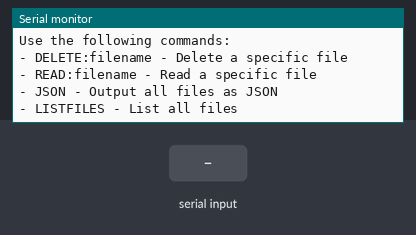
Recording of a sketch running on a simulated ESP32. Shown: the last lines printed to the serial monitor. Inputs (shaded band) come from the test bench. Storage starts empty.

Above: at 2.2 s.
2.3 s: "DELETE:\n" received over Serial
At 2.9 s:
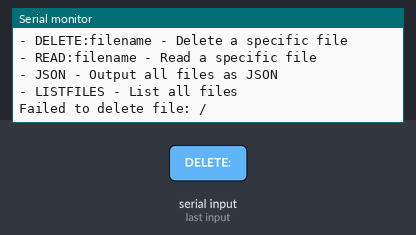
3.8 s: "READ:\n" received over Serial
At 4.4 s:
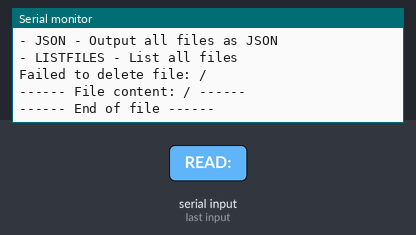
5.3 s: "JSON\n" received over Serial
At 6.0 s:
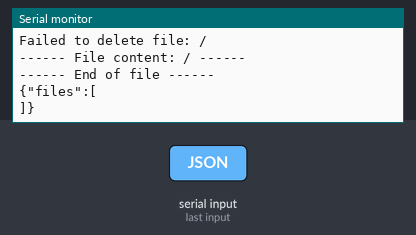

The sketch:

read_json.ino
```cpp
#include <SPIFFS.h>

void setup() {
  Serial.begin(115200);
  delay(1000);

  Serial.println("Starting to read files from SPIFFS...");

  // Initialize SPIFFS
  if(!SPIFFS.begin(true)) {
    Serial.println("SPIFFS mount failed");
    return;
  }

  // List all files
  listFiles();

  Serial.println("\nUse the following commands:");
  Serial.println("- DELETE:filename - Delete a specific file");
  Serial.println("- READ:filename - Read a specific file");
  Serial.println("- JSON - Output all files as JSON");
  Serial.println("- LISTFILES - List all files");
}

void loop() {
  if(Serial.available()) {
    String command = Serial.readStringUntil('\n');
    command.trim();

    if(command.startsWith("DELETE:")) {
      String fileName = command.substring(7);
      deleteFile(fileName);
    }
    else if(command.startsWith("READ:")) {
      String fileName = command.substring(5);
      readFile(fileName);
    }
    else if(command == "JSON") {
      outputFilesAsJSON();
    }
    else if(command == "LISTFILES") {
      listFiles();
    }
  }
  delay(100);
}

void listFiles() {
  File root = SPIFFS.open("/");
  File file = root.openNextFile();

  Serial.println("\n--- SPIFFS File List ---");
  int fileCount = 0;

  while(file) {
    fileCount++;
    Serial.print(fileCount);
    Serial.print(". File: ");
    Serial.print(file.name());
    Serial.print(" (");
    Serial.print(file.size());
    Serial.println(" bytes)");
    file = root.openNextFile();
  }

  if(fileCount == 0) {
    Serial.println("No files found");
  }

  Serial.println("---------------------");
}

void readFile(String fileName) {
  if(!fileName.startsWith("/")) {
    fileName = "/" + fileName;
  }

  if(!SPIFFS.exists(fileName)) {
    Serial.println("File does not exist: " + fileName);
    return;
  }

  File file = SPIFFS.open(fileName, "r");
  if(!file) {
    Serial.println("Unable to open file: " + fileName);
    return;
  }

  Serial.print("\n------ File content: ");
  Serial.print(fileName);
  Serial.println(" ------");

  // Read and print file content
  while(file.available()) {
    Serial.write(file.read());
  }

  Serial.println("\n------ End of file ------\n");
  file.close();
}

void deleteFile(String fileName) {
  if(!fileName.startsWith("/")) {
    fileName = "/" + fileName;
  }

  if(!SPIFFS.exists(fileName)) {
    Serial.println("File does not exist: " + fileName);
    return;
  }

  if(SPIFFS.remove(fileName)) {
    Serial.println("File deleted: " + fileName);
    // Update file list
    listFiles();
  } else {
    Serial.println("Failed to delete file: " + fileName);
  }
}

void outputFilesAsJSON() {
  File root = SPIFFS.open("/");
  File file = root.openNextFile();

  // Start JSON output
  Serial.println("{\"files\":[");
  bool firstFile = true;

  while(file) {
    if (!firstFile) {
      Serial.println(",");
    } else {
      firstFile = false;
    }

    // Start file object
    Serial.print("  {\"name\":\"");
    Serial.print(file.name());
    Serial.print("\", \"size\":");
    Serial.print(file.size());
    Serial.print(", \"content\":\"");

    // Read and print file content (escaped for JSON)
    while(file.available()) {
      char c = file.read();

      // Escape special characters for JSON
      if (c == '"') Serial.print("\\\"");
      else if (c == '\\') Serial.print("\\\\");
      else if (c == '\b') Serial.print("\\b");
      else if (c == '\f') Serial.print("\\f");
      else if (c == '\n') Serial.print("\\n");
      else if (c == '\r') Serial.print("\\r");
      else if (c == '\t') Serial.print("\\t");
      else Serial.write(c);
    }

    // End file object
    Serial.print("\"}");

    file = root.openNextFile();
  }

  // End JSON output
  Serial.println("\n]}");
}
```

Measured:
- after the input at 2.3 s, the serial monitor: prints a new line after 0.05 s (image 1)
- after the input at 3.8 s, the serial monitor: prints a new line after 0.06 s (image 2)
- after the input at 5.3 s, the serial monitor: prints a new line after 0.07 s (image 3)
